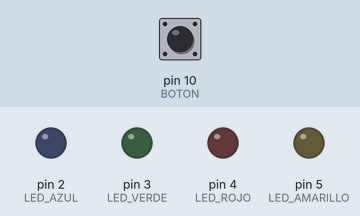
Simulated run of this sketch. Board: Arduino Uno, built with avr-gcc and run on an emulated ATmega328P. Parts: output pins drawn as LEDs (lit = HIGH). Inputs (shaded band) come from the test bench; at power-on: pin 10 (BOTON) HIGH.

Above: at 1.2 s.
1.3 s: pin 10 (BOTON) pulled LOW for 0.15 s
At 1.7 s:
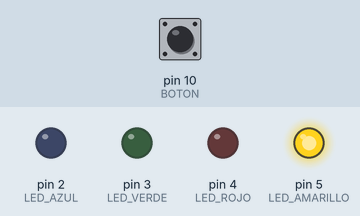
2.9 s: pin 10 (BOTON) pulled LOW for 1 s
At 4.1 s:
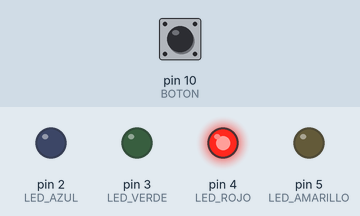
5.4 s: pin 10 (BOTON) pulled LOW for 0.15 s
At 6.0 s:
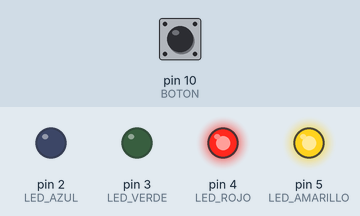
7.0 s: pin 10 (BOTON) pulled LOW for 3.2 s
At 7.3 s:
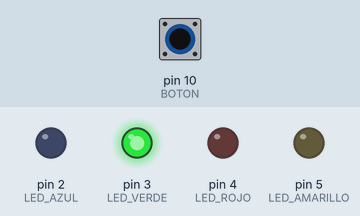
11.7 s: pin 10 (BOTON) pulled LOW for 0.15 s
At 12.0 s:
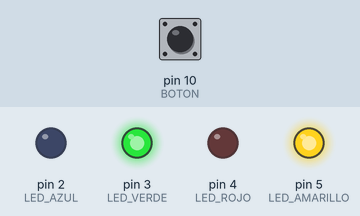
13.3 s: pin 10 (BOTON) pulled LOW for 1 s
At 14.5 s:
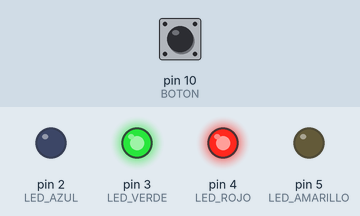
Timing chart, 0 to 16.3 s (numbered marks = the images above; inputs shaded):
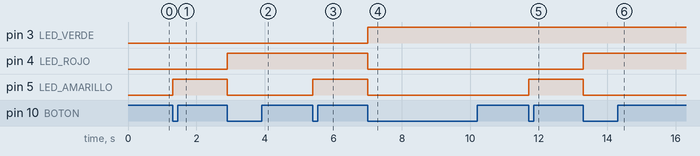

The sketch:

3_Atanasoff_Gutierrez.ino
```cpp
  // Ejercicio evaluatorio 3er bimestre
/*
  Integrantes
    Nombre: Tomás
    Apellido: Atanasoff
    Curso: 3ro B

    Nombre: Facundo
    Apellido: Gutierrez
    Curso: 3ro E

Congisgnas
  Conexionado:
    En la protoboard, conectar 4 LEDs para que cada uno pueda ser controlado individualmente. Cada LED deberá tener su respectiva resistencia.
    Se debe conectar tambien, un pulsador que permita recibir información de un usuario.
    Indicar a continuación los pines a los cuales se conectó cada elemento y el valor de resistencias utilizado:
      Pines:
        Boton:10
        LED1: 2
        LED2: 3
        LED3: 4
        LED4: 5
      Valor:
        R_boton: 5.6k Ohms
        R_LEDs:330 Ohms
 */

// Definiendo Pines para los componentes
#define LED_AZUL 2
#define LED_VERDE 3
#define LED_ROJO 4
#define LED_AMARILLO 5
#define BOTON 10

bool botonPresionado; // Booleano para checkear si el boton está presionado
unsigned int contador = 0; // Contador para el binario

void setup() {

  // Seteando modo de los pines
  pinMode(LED_AZUL, OUTPUT);
  pinMode(LED_VERDE, OUTPUT);
  pinMode(LED_ROJO, OUTPUT);
  pinMode(LED_AMARILLO, OUTPUT);

  // Boton es un input
  pinMode(BOTON, INPUT);

  Serial.begin(9600); // Iniciando serial
}

void loop() {
  // Leyendo el estado del boton, negando porque está en pull-up
  if(!botonPresionado /*Se checkea si no estaba presionado para actualizar*/ && !digitalRead(BOTON)) {
    // Seteando estado del boton a verdadero
    botonPresionado = true;
    contador++; // Aumentado contador
  } else if(botonPresionado) botonPresionado = !digitalRead(BOTON); // Actualiizando estado de nuevo

  // Usando bitRead para leer un bit en una posición n para setear el led que representa esa posición
  digitalWrite(LED_AMARILLO, bitRead(contador, 0));
  digitalWrite(LED_ROJO, bitRead(contador, 1));
  digitalWrite(LED_VERDE, bitRead(contador, 2));
  digitalWrite(LED_AZUL, bitRead(contador, 3));
  // El overflow se hace solo

}
```

Measured:
- after the input at 1.3 s, pin 5 (LED_AMARILLO): LOW → HIGH at once
- after the input at 2.9 s, pin 4 (LED_ROJO): LOW → HIGH at once; pin 5 (LED_AMARILLO): HIGH → LOW at once
- after the input at 5.4 s, pin 5 (LED_AMARILLO): LOW → HIGH at once
- after the input at 7.0 s, pin 3 (LED_VERDE): LOW → HIGH at once; pin 4 (LED_ROJO), pin 5 (LED_AMARILLO): HIGH → LOW at once
- after the input at 11.7 s, pin 5 (LED_AMARILLO): LOW → HIGH at once
- after the input at 13.3 s, pin 4 (LED_ROJO): LOW → HIGH at once; pin 5 (LED_AMARILLO): HIGH → LOW at once
